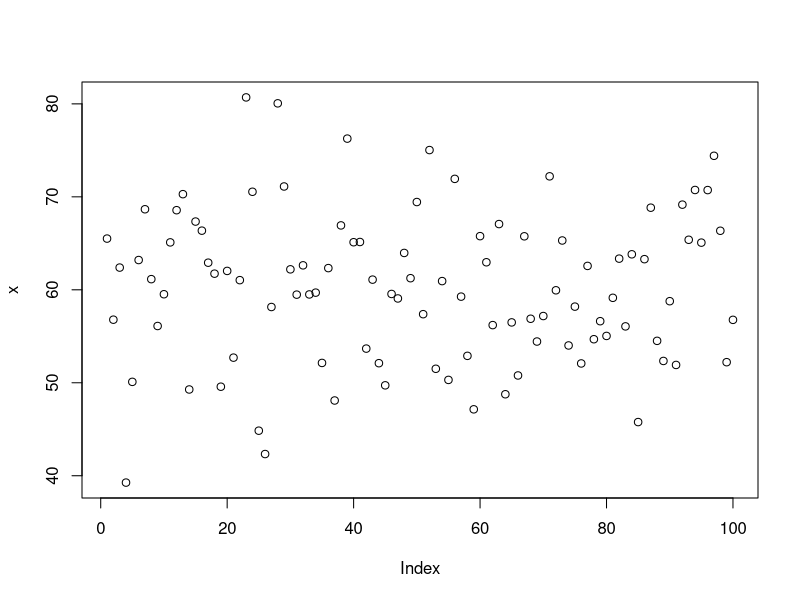
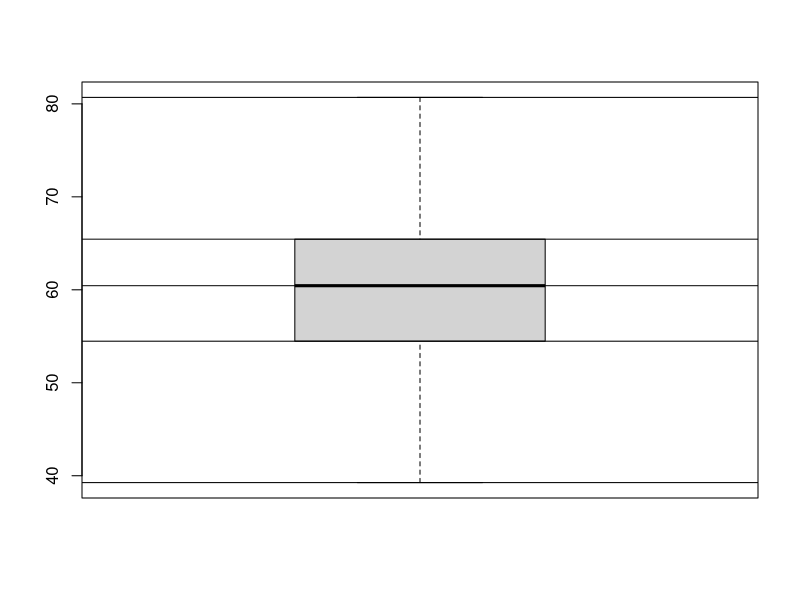
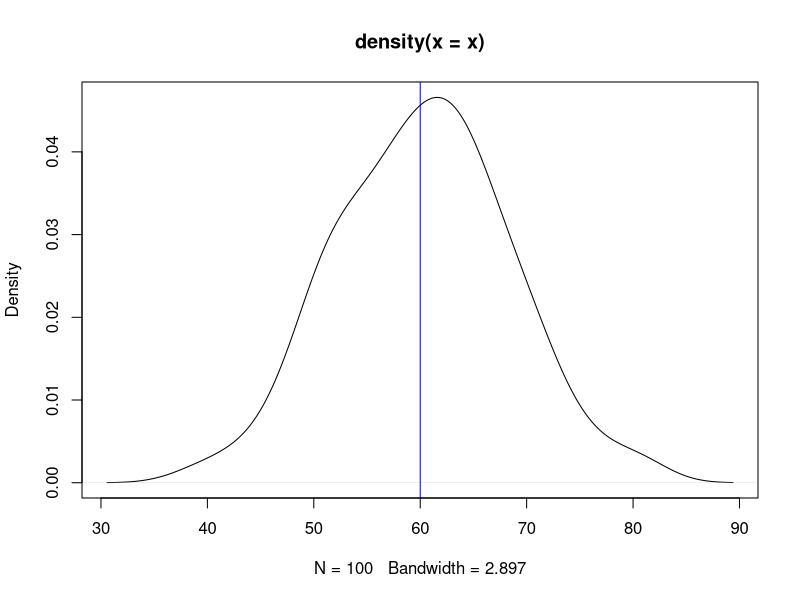
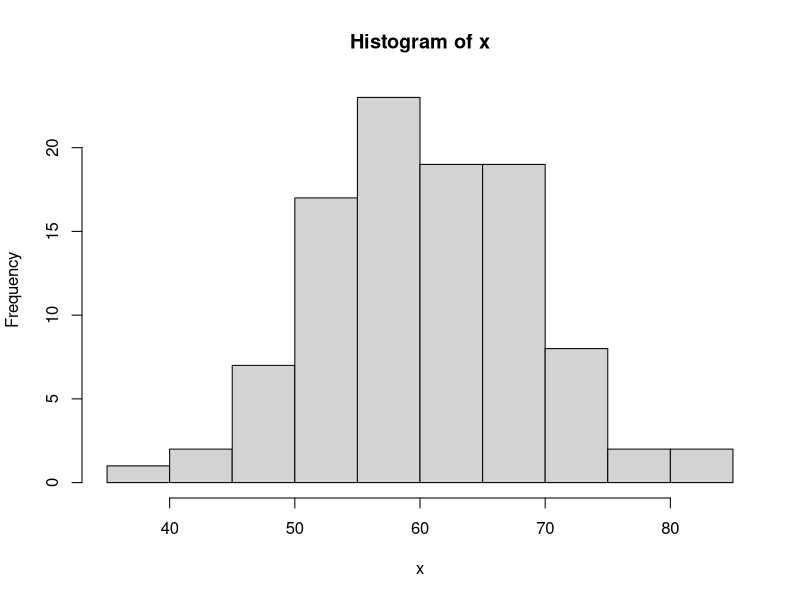

Write the R code that produced these figures, in order. (Note: this script raises an error after producing the figures.)
# dataframe
# to make a structure like in excel
(rollno = 1:30)
(sname=paste('student',1:30,sep=''))
sname
(gender = sample(c('M','F'),size =30, replace = TRUE,prob=c(.7,.3)))
table(gender)
prop.table(table(gender)) # to get the value proportion
(marks= floor(rnorm(30,mean=40,sd=10)))
(marks2 = ceiling(rnorm(30,40,5)))
(course =sample(c('BBA','MBA'),size=30,replace =T,prob=c(.5,.5)))
rollno;sname;gender
marks;marks;course
trunc(3.7)
signif(3.567334,5)
?trunc
#create DF
df1 = data.frame(rollno, sname, gender, marks, marks2, course, stringsAsFactors = F)
df1
(x=rnorm(100,60,10))
plot(x) 
summary(x) #summary of x
quantile(x,seq(0,1,.1)) #decile
quantile(x,seq(0,1,.01)) #percentile
fivenum(x)
boxplot(x)
abline(h=fivenum(x))
plot(density(x))
abline(v=60, col="blue") ################### didnt get output
hist(x)
df1$gender = factor(df1$gender) #converting gender column into factor and saving it as a df again ie assign number to those names
df1$course = factor(df1$course)
summary(df1)
df1
df1$gender # column
df1[,c(2,4)] # multiple columns
df1[1:10,] #select rows, all columns

df1[marks> 40 & gender=="F",c(1,2)] # all people who scored more than 50 and gender is female
df1[marks> 40 | gender=="F",-c(1,2)] # all people who scored more than 50 or gender is female

(df2 = aggregate(cbind(marks,marks2)))